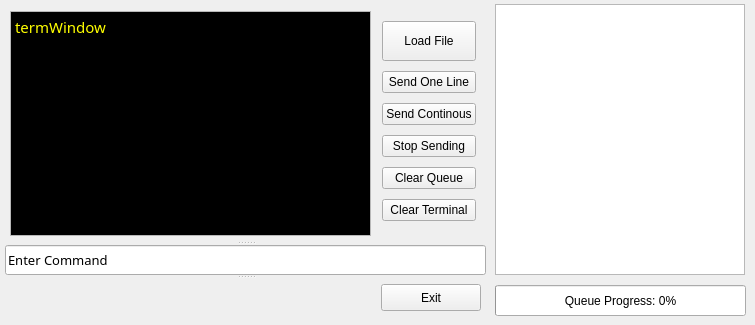
    <widget class="QWidget" name="tab">
     <attribute name="title">
      <string>Feeder</string>
     </attribute>
     <widget class="QSplitter" name="splitter">
      <property name="geometry">
       <rect>
        <x>5</x>
        <y>6</y>
        <width>481</width>
        <height>310</height>
       </rect>
      </property>
      <property name="orientation">
       <enum>Qt::Vertical</enum>
      </property>
      <widget class="QWidget" name="layout2">
       <layout class="QHBoxLayout" name="topHoriz">
        <property name="margin">
         <number>5</number>
        </property>
        <item>
         <widget class="QTextEdit" name="termWindow">
          <property name="palette">
           <palette>
            <active>
             <colorrole role="Text">
              <brush brushstyle="SolidPattern">
               <color alpha="255">
                <red>255</red>
                <green>255</green>
                <blue>0</blue>
               </color>
              </brush>
             </colorrole>
             <colorrole role="Base">
              <brush brushstyle="SolidPattern">
               <color alpha="255">
                <red>0</red>
                <green>0</green>
                <blue>0</blue>
               </color>
              </brush>
             </colorrole>
            </active>
            <inactive>
             <colorrole role="Text">
              <brush brushstyle="SolidPattern">
               <color alpha="255">
                <red>255</red>
                <green>255</green>
                <blue>0</blue>
               </color>
              </brush>
             </colorrole>
             <colorrole role="Base">
              <brush brushstyle="SolidPattern">
               <color alpha="255">
                <red>0</red>
                <green>0</green>
                <blue>0</blue>
               </color>
              </brush>
             </colorrole>
            </inactive>
            <disabled>
             <colorrole role="Text">
              <brush brushstyle="SolidPattern">
               <color alpha="255">
                <red>120</red>
                <green>120</green>
                <blue>120</blue>
               </color>
              </brush>
             </colorrole>
             <colorrole role="Base">
              <brush brushstyle="SolidPattern">
               <color alpha="255">
                <red>240</red>
                <green>240</green>
                <blue>240</blue>
               </color>
              </brush>
             </colorrole>
            </disabled>
           </palette>
          </property>
          <property name="font">
           <font>
            <family>Terminal_Hex</family>
            <pointsize>8</pointsize>
            <weight>50</weight>
            <bold>false</bold>
           </font>
          </property>
          <property name="cursor" stdset="0">
           <cursorShape>ArrowCursor</cursorShape>
          </property>
          <property name="mouseTracking">
           <bool>true</bool>
          </property>
          <property name="focusPolicy">
           <enum>Qt::NoFocus</enum>
          </property>
          <property name="acceptDrops">
           <bool>true</bool>
          </property>
          <property name="frameShadow">
           <enum>QFrame::Plain</enum>
          </property>
          <property name="verticalScrollBarPolicy">
           <enum>Qt::ScrollBarAlwaysOff</enum>
          </property>
          <property name="lineWrapMode">
           <enum>QTextEdit::NoWrap</enum>
          </property>
          <property name="readOnly">
           <bool>true</bool>
          </property>
          <property name="html">
           <string>&lt;!DOCTYPE HTML PUBLIC &quot;-//W3C//DTD HTML 4.0//EN&quot; &quot;http://www.w3.org/TR/REC-html40/strict.dtd&quot;&gt;
&lt;html&gt;&lt;head&gt;&lt;meta name=&quot;qrichtext&quot; content=&quot;1&quot; /&gt;&lt;style type=&quot;text/css&quot;&gt;
p, li { white-space: pre-wrap; }
&lt;/style&gt;&lt;/head&gt;&lt;body style=&quot; font-family:'Terminal_Hex'; font-size:8pt; font-weight:400; font-style:normal;&quot;&gt;
&lt;p style=&quot; margin-top:0px; margin-bottom:0px; margin-left:0px; margin-right:0px; -qt-block-indent:0; text-indent:0px;&quot;&gt;&lt;span style=&quot; font-size:11pt;&quot;&gt;termWindow&lt;/span&gt;&lt;/p&gt;&lt;/body&gt;&lt;/html&gt;</string>
          </property>
          <property name="textInteractionFlags">
           <set>Qt::NoTextInteraction</set>
          </property>
         </widget>
        </item>
        <item>
         <layout class="QVBoxLayout" name="controlVert">
          <property name="spacing">
           <number>5</number>
          </property>
          <property name="margin">
           <number>5</number>
          </property>
          <item>
           <widget class="QPushButton" name="loadButton">
            <property name="sizePolicy">
             <sizepolicy hsizetype="Minimum" vsizetype="Fixed">
              <horstretch>0</horstretch>
              <verstretch>0</verstretch>
             </sizepolicy>
            </property>
            <property name="minimumSize">
             <size>
              <width>0</width>
              <height>40</height>
             </size>
            </property>
            <property name="focusPolicy">
             <enum>Qt::TabFocus</enum>
            </property>
            <property name="text">
             <string>Load File</string>
            </property>
            <property name="flat">
             <bool>false</bool>
            </property>
           </widget>
          </item>
          <item>
           <widget class="QPushButton" name="sendOne">
            <property name="focusPolicy">
             <enum>Qt::TabFocus</enum>
            </property>
            <property name="text">
             <string>Send One Line</string>
            </property>
           </widget>
          </item>
          <item>
           <widget class="QPushButton" name="sendCont">
            <property name="minimumSize">
             <size>
              <width>90</width>
              <height>0</height>
             </size>
            </property>
            <property name="focusPolicy">
             <enum>Qt::TabFocus</enum>
            </property>
            <property name="text">
             <string>Send Continous</string>
            </property>
           </widget>
          </item>
          <item>
           <widget class="QPushButton" name="sendStop">
            <property name="focusPolicy">
             <enum>Qt::TabFocus</enum>
            </property>
            <property name="text">
             <string>Stop Sending</string>
            </property>
            <property name="flat">
             <bool>false</bool>
            </property>
           </widget>
          </item>
          <item>
           <widget class="QPushButton" name="clearButton">
            <property name="text">
             <string>Clear Queue</string>
            </property>
           </widget>
          </item>
          <item>
           <widget class="QPushButton" name="clearTerm">
            <property name="text">
             <string>Clear Terminal</string>
            </property>
           </widget>
          </item>
         </layout>
        </item>
       </layout>
      </widget>
      <widget class="QLineEdit" name="termLine">
       <property name="font">
        <font>
         <family>Terminal_Hex</family>
         <pointsize>10</pointsize>
        </font>
       </property>
       <property name="text">
        <string>Enter Command</string>
       </property>
      </widget>
      <widget class="QWidget" name="layoutWidget">
       <layout class="QHBoxLayout" name="bottomHoriz">
        <property name="margin">
         <number>5</number>
        </property>
        <item>
         <spacer name="horizontalSpacer_2">
          <property name="orientation">
           <enum>Qt::Horizontal</enum>
          </property>
          <property name="sizeHint" stdset="0">
           <size>
            <width>40</width>
            <height>20</height>
           </size>
          </property>
         </spacer>
        </item>
        <item>
         <widget class="QLabel" name="label">
          <property name="text">
           <string/>
          </property>
          <property name="pixmap">
           <pixmap>../Desktop/git/grblfeedr/grblfeeder.png</pixmap>
          </property>
          <property name="scaledContents">
           <bool>true</bool>
          </property>
         </widget>
        </item>
        <item>
         <spacer name="horizontalSpacer">
          <property name="orientation">
           <enum>Qt::Horizontal</enum>
          </property>
          <property name="sizeHint" stdset="0">
           <size>
            <width>40</width>
            <height>20</height>
           </size>
          </property>
         </spacer>
        </item>
        <item>
         <widget class="QPushButton" name="exitButton">
          <property name="sizePolicy">
           <sizepolicy hsizetype="Minimum" vsizetype="Minimum">
            <horstretch>50</horstretch>
            <verstretch>0</verstretch>
           </sizepolicy>
          </property>
          <property name="minimumSize">
           <size>
            <width>90</width>
            <height>0</height>
           </size>
          </property>
          <property name="maximumSize">
           <size>
            <width>100</width>
            <height>50</height>
           </size>
          </property>
          <property name="text">
           <string>Exit</string>
          </property>
         </widget>
        </item>
       </layout>
      </widget>
     </widget>
     <widget class="QTextEdit" name="textEdit">
      <property name="geometry">
       <rect>
        <x>495</x>
        <y>4</y>
        <width>250</width>
        <height>271</height>
       </rect>
      </property>
      <property name="cursor" stdset="0">
       <cursorShape>ArrowCursor</cursorShape>
      </property>
      <property name="verticalScrollBarPolicy">
       <enum>Qt::ScrollBarAlwaysOff</enum>
      </property>
      <property name="horizontalScrollBarPolicy">
       <enum>Qt::ScrollBarAlwaysOff</enum>
      </property>
      <property name="lineWrapMode">
       <enum>QTextEdit::NoWrap</enum>
      </property>
      <property name="textInteractionFlags">
       <set>Qt::NoTextInteraction</set>
      </property>
     </widget>
     <widget class="QProgressBar" name="currentProgress">
      <property name="geometry">
       <rect>
        <x>495</x>
        <y>285</y>
        <width>251</width>
        <height>31</height>
       </rect>
      </property>
      <property name="value">
       <number>0</number>
      </property>
      <property name="alignment">
       <set>Qt::AlignCenter</set>
      </property>
      <property name="orientation">
       <enum>Qt::Horizontal</enum>
      </property>
      <property name="format">
       <string>Queue Progress: %p%</string>
      </property>
     </widget>
    </widget>
